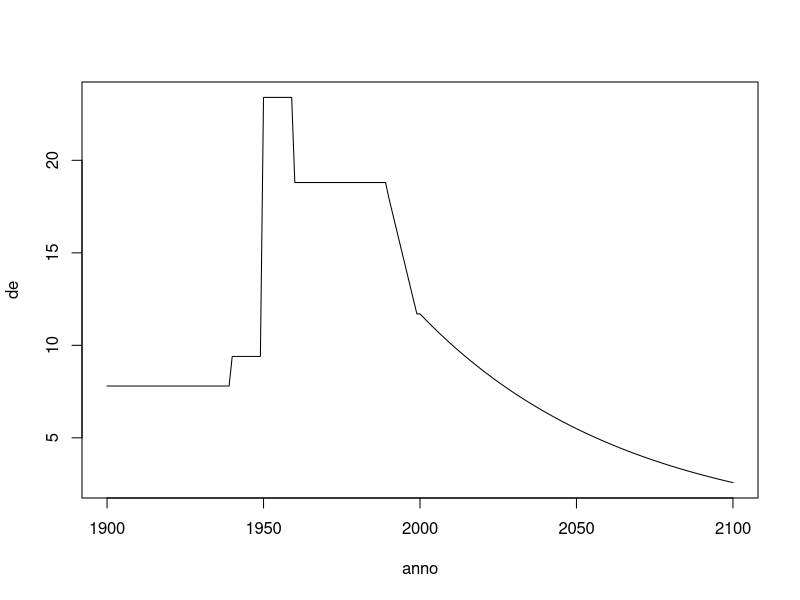
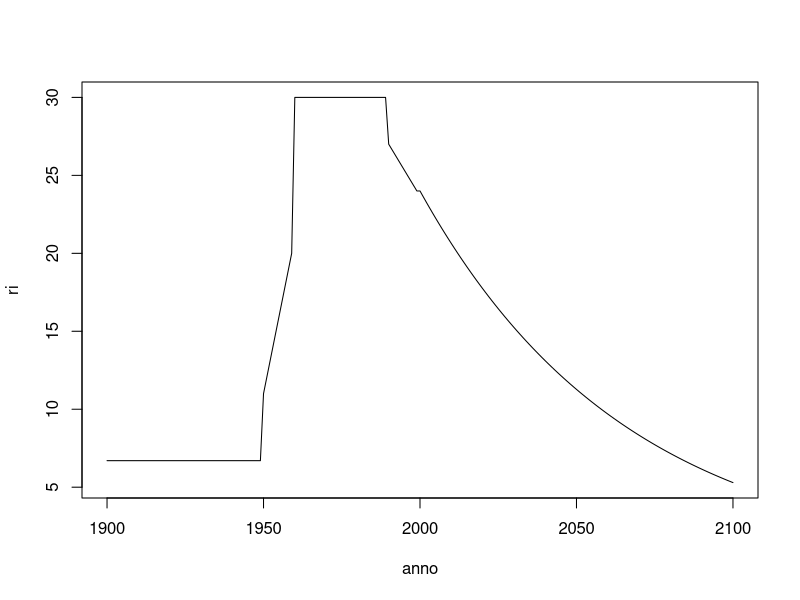
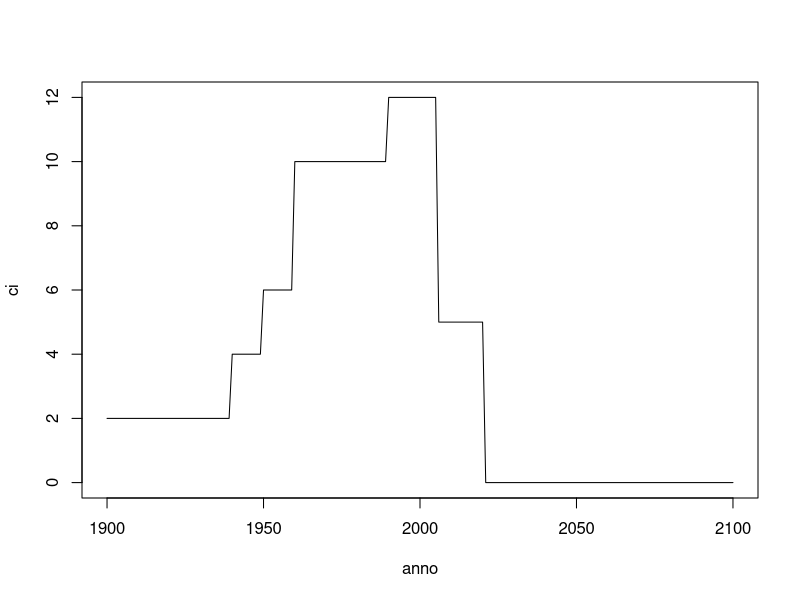
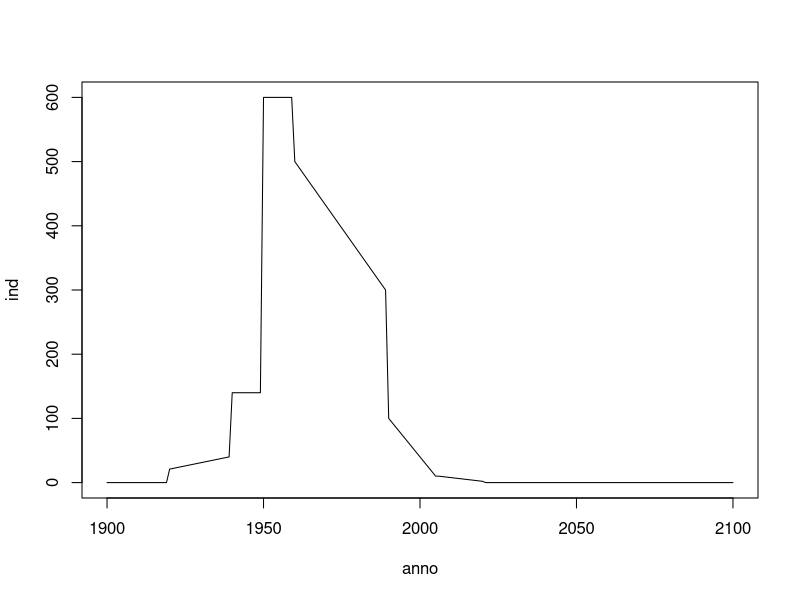

The R source for these figures, in order: (Note: this script raises an error after producing the figures.)
setwd('G:/Il mio Drive/MERCURIO/Venezia')
#dep<-read.table('atmo_input.txt', header=T)
#riv<-read.table('riv_input.txt', header=T)
#cit<-read.table('city_input.txt', header=T)
#indus<-read.table('margh_input.txt', header=T)

anno<-seq(1900,2100)

##  FUnzione che creas una serie di 100 elementi con decremento del 1.5% 
n=rep(NA,101)   # preallocate
n[1]=11.7
for(i in 2:101){
  n[i] = n[i-1]-((n[i-1]*1.5)/100)
 }
n

de<-c(rep(7.8,40), rep(9.4,10), rep(23.4, 10), rep(18.8, 30), seq(18,11.7, length.out = 10),n) 
dep<-data.frame(anno[1:201],de)    

##  FUnzione che creas una serie di 100 elementi con decremento del 1.5% (dal 1999 al 2100)
m=rep(NA,101)   # preallocate
m[1]=24
for(i in 2:101){
  m[i] = m[i-1]-((m[i-1]*1.5)/100)
}
m       

ri<-c(rep(6.7,40), rep(6.7,10), seq(11,20, 1), rep(30, 30), seq(27,24, length.out = 10), m)
riv<-data.frame(anno[1:201],ri)

f_box2<-0.458421978				
f_box5<-0.062621404			
f_box6<-0.220793636
f_box8<-0.170567015
f_box9<-0.087595967

riv$BOX2 = riv$ri*f_box2 #0.26
riv$BOX5 = riv$ri*f_box5 #0.15
riv$BOX6 = riv$ri*f_box6 #0.34
riv$BOX8 = riv$ri*f_box8 #0.14
riv$BOX9 = riv$ri*f_box9 #0.11

ci<-c(rep(2,40),rep(4,10), rep(6,10),rep(10,30), rep(12,16),rep(5,15), rep(0,80)) 
cit<-data.frame(anno[1:201],ci)
str(cit)


ind<-c(rep(0,20), seq(21,40,1), rep(140, 10),rep(600, 10), seq(500,300,length.out = 30),
         seq(100,10,length.out =  16),seq(10,2,length.out =  15), rep(0,80))
indus<-data.frame(anno[1:201],ind)


 tt<- de+ri+ci+ind
 t_cum<-cumsum(tt)/1000

 tott<-data.frame(anno,de,ri,ci,ind, tt, t_cum)
 t_cum[106]
 plot(anno,de, type='l') 
 plot(anno,ri, type='l') 
 plot(anno,ci, type='l') 
 plot(anno,ind, type='l') 
 
 
#::::::::::::: ripartizione input fra i box :::::::::::::::::::::::::::::::::::::

area <-4.119E+08
aree<-c(4.350E+07,3.530E+07,3.130E+07,	8.900E+06,	2.220E+07,
        5.430E+07,1.146E+08,3.170E+07,	2.950E+07,	4.060E+07)

dep$BOX1 <-dep$de*(aree[1]/area)
dep$BOX2 <-dep$de*(aree[2]/area)
dep$BOX3 <-dep$de*(aree[3]/area)
dep$BOX4 <-dep$de*(aree[4]/area)
dep$BOX5 <-dep$de*(aree[5]/area)
dep$BOX6 <-dep$de*(aree[6]/area)
dep$BOX7 <-dep$de*(aree[7]/area)
dep$BOX8 <-dep$de*(aree[8]/area)
dep$BOX9 <-dep$de*(aree[9]/area)
dep$BOX10 <-dep$de*(aree[10]/area)

#aaaaa<-(dep$BOX1+dep$BOX2+dep$BOX3+dep$BOX4+dep$BOX5+dep$BOX6+dep$BOX7+dep$BOX8+dep$BOX9+dep$BOX10)


cit$BOX3<-cit$ci*0.33
cit$BOX5<-cit$ci*0.33
cit$BOX6<-cit$ci*0.33


## mancano anno 1901; 1905(?)

mul_atm<-c(1.050000716,1.00454523,1.195454451,1.404547776,0.963636566,0.99545477,
           0.700000477,0.836363752,1.077272098,1.018182512,0.790908267,0.949999284)

riv_mult<-c(1.021276596,0.805920444,0.782608696, 1.184458834,0.919148936,1.013506013,0.866975023,
            0.853654024,0.820351526,0.935800185,1.598519889,1.197779833)

cit_mult<-rep(1,12)

if6<-indus %>%
  rowwise() %>%                       # for each row
  mutate(x = list(ind * cit_mult)) %>%    # multiply value in BOX1 with mul and save results as a list
  unnest()                            # unnest data
yy<-as.numeric(as.character(unlist(if6[1])))
b6i<-as.numeric(as.character(unlist(if6[3])))
tot_ind = b6i


cf3<-cit %>%
  rowwise() %>%                       # for each row
  mutate(x = list(BOX3 * cit_mult)) %>%    # multiply value in BOX1 with mul and save results as a list
  unnest()                            # unnest data
yy<-as.numeric(as.character(unlist(cf3[1])))
b3c<-as.numeric(as.character(unlist(cf3[5])))

cf5<-cit %>%
  rowwise() %>%                       # for each row
  mutate(x = list(BOX5 * cit_mult)) %>%    # multiply value in BOX1 with mul and save results as a list
  unnest()                            # unnest data
yy<-as.numeric(as.character(unlist(cf5[1])))
b5c<-as.numeric(as.character(unlist(cf5[5])))

cf6<-cit %>%
  rowwise() %>%                       # for each row
  mutate(x = list(BOX6 * cit_mult)) %>%    # multiply value in BOX1 with mul and save results as a list
  unnest()                            # unnest data
yy<-as.numeric(as.character(unlist(cf6[1])))
b6c<-as.numeric(as.character(unlist(cf6[5])))


dum<-cit %>%
  rowwise() %>%                       # for each row
  mutate(x = list(ci * cit_mult)) %>%    # multiply value in BOX1 with mul and save results as a list
  unnest()                            # unnest data
tot_city<-as.numeric(as.character(unlist(dum[5])))


library(tidyverse)

df1<-dep %>%
  rowwise() %>%                       # for each row
  mutate(x = list(BOX1 * mul_atm)) %>%    # multiply value in BOX1 with mul and save results as a list
  unnest()                            # unnest data
yy<-as.numeric(as.character(unlist(df1[1])))
b1<-as.numeric(as.character(unlist(df1[13])))

df2<-dep %>%
  rowwise() %>%                       # for each row
  mutate(x = list(BOX2* mul_atm)) %>%    # multiply value in BOX1 with mul and save results as a list
  unnest()                            # unnest data
b2<-as.numeric(as.character(unlist(df2[13])))

df3<-dep %>%
  rowwise() %>%                       # for each row
  mutate(x = list(BOX3* mul_atm)) %>%    # multiply value in BOX1 with mul and save results as a list
  unnest()                            # unnest data
b3<-as.numeric(as.character(unlist(df3[13])))

df4<-dep %>%
  rowwise() %>%                       # for each row
  mutate(x = list(BOX4* mul_atm)) %>%    # multiply value in BOX1 with mul and save results as a list
  unnest()                            # unnest data
b4<-as.numeric(as.character(unlist(df4[13])))

df5<-dep %>%
  rowwise() %>%                       # for each row
  mutate(x = list(BOX5* mul_atm)) %>%    # multiply value in BOX1 with mul and save results as a list
  unnest()                            # unnest data
b5<-as.numeric(as.character(unlist(df5[13])))

df6<-dep %>%
  rowwise() %>%                       # for each row
  mutate(x = list(BOX6* mul_atm)) %>%    # multiply value in BOX1 with mul and save results as a list
  unnest()                            # unnest data
b6<-as.numeric(as.character(unlist(df6[13])))

df7<-dep %>%
  rowwise() %>%                       # for each row
  mutate(x = list(BOX7* mul_atm)) %>%    # multiply value in BOX1 with mul and save results as a list
  unnest()                            # unnest data
b7<-as.numeric(as.character(unlist(df7[13])))

df8<-dep %>%
  rowwise() %>%                       # for each row
  mutate(x = list(BOX8* mul_atm)) %>%    # multiply value in BOX1 with mul and save results as a list
  unnest()                            # unnest data
b8<-as.numeric(as.character(unlist(df8[13])))

df9<-dep %>%
  rowwise() %>%                       # for each row
  mutate(x = list(BOX9* mul_atm)) %>%    # multiply value in BOX1 with mul and save results as a list
  unnest()                            # unnest data
b9<-as.numeric(as.character(unlist(df9[13])))

df10<-dep %>%
  rowwise() %>%                       # for each row
  mutate(x = list(BOX10* mul_atm)) %>%    # multiply value in BOX1 with mul and save results as a list
  unnest()                            # unnest data
b10<-as.numeric(as.character(unlist(df10[13])))


dffff<-dep %>%
  rowwise() %>%                       # for each row
  mutate(x = list(de* mul_atm)) %>%    # multiply value in BOX1 with mul and save results as a list
  unnest()                            # unnest data
  tot_depo<-as.numeric(as.character(unlist(dffff[13])))

##::::::::::::::::::::::::::::  RIVERS :::::::::::::::::::::::::::::::::::::::::::::::::::::::

rf2<-riv %>%
  rowwise() %>%                       # for each row
  mutate(x = list(BOX2 * riv_mult)) %>%    # multiply value in BOX1 with mul and save results as a list
  unnest()                            # unnest data
yy<-as.numeric(as.character(unlist(rf2[1])))
b2r<-as.numeric(as.character(unlist(rf2[8])))

rf5<-riv %>%
  rowwise() %>%                       # for each row
  mutate(x = list(BOX5 * riv_mult)) %>%    # multiply value in BOX1 with mul and save results as a list
  unnest()                            # unnest data
b5r<-as.numeric(as.character(unlist(rf5[8])))

rf6<-riv %>%
  rowwise() %>%                       # for each row
  mutate(x = list(BOX6 * riv_mult)) %>%    # multiply value in BOX1 with mul and save results as a list
  unnest()                            # unnest data
b6r<-as.numeric(as.character(unlist(rf6[8])))

rf8<-riv %>%
  rowwise() %>%                       # for each row
  mutate(x = list(BOX8 * riv_mult)) %>%    # multiply value in BOX1 with mul and save results as a list
  unnest()                            # unnest data
b8r<-as.numeric(as.character(unlist(rf8[8])))

rf9<-riv %>%
  rowwise() %>%                       # for each row
  mutate(x = list(BOX9 * riv_mult)) %>%    # multiply value in BOX1 with mul and save results as a list
  unnest()                            # unnest data
b9r<-as.numeric(as.character(unlist(rf9[8])))

rvvvf<-riv %>%
  rowwise() %>%                       # for each row
  mutate(x = list(ri * riv_mult)) %>%    # multiply value in BOX1 with mul and save results as a list
  unnest()                            # unnest data
tot_riv<-as.numeric(as.character(unlist(rvvvf[8])))


##:::::::::::::::::::::::::::: New Data Frame :::::::::::::::::::::::::::::::::::::::::::::::::::::::

monthly_dep<-data.frame(yy,b1, b2, b3, b4, b5, b6, b7, b8, b9, b10)
monthly_riv<-data.frame(yy,b2r, b5r, b6r, b8r, b9r)
monthly_cit<-data.frame(yy,b3c,b5c,b6c)
monthy_ind<-data.frame(yy,b6i)

write.table(monthly_dep,file='monthly_dep.txt')
write.table(monthly_riv,file='monthly_riv.txt')
write.table(monthly_cit,file='monthly_city.txt')


in1 <-(monthly_dep$b1)/365   # kg / y to kg/d
in2 <-(monthly_dep$b2 + monthly_riv$b2r)/365
in3 <-(monthly_dep$b3 + monthly_cit$b3c)/365
in4 <-(monthly_dep$b4)/365
in5 <-(monthly_dep$b5 + monthly_riv$b5r + monthly_cit$b5c)/365
in6 <-(monthly_dep$b6 + monthly_riv$b6r + monthly_cit$b6c+monthy_ind$b6i)/365
in7 <-(monthly_dep$b7)/365
in8 <-(monthly_dep$b8 + monthly_riv$b8r)/365
in9 <-(monthly_dep$b9 + monthly_riv$b9r)/365
in10<-(monthly_dep$b10)/365

ladata<-seq(as.Date('1900-01-01'),by='months',length=2412)
ladataOK<-format(ladata, "%m-%d-%Y")

all_input<-data.frame(ladataOK,in1,in2,in3,in4,in5,in6,in7,in8,in9,in10)

monthly_riv_mehg<-data.frame(ladataOK,monthly_riv[2:6]*5/(365*100))



TOT<-tot_city+tot_depo+tot_ind+tot_riv
  
plot(ladata,TOT, type='l', ylim=c(0,700))
par(new=T)
plot(ladata,tot_city, type='l',col='orange', ylim=c(0,700))
par(new=T)
plot(ladata,tot_depo, type='l',col='cyan3', ylim=c(0,700))
par(new=T)
plot(ladata,tot_ind, type='l',col='grey40', ylim=c(0,700))
par(new=T)
plot(ladata,tot_riv, type='l',col='royalblue', ylim=c(0,700))


write.table(all_input,file='all_input_hgII.txt')
write.table(monthly_riv_mehg,file='monthly_riv_mehg.txt')

getwd()


tot_in<-data.frame(ladataOK,cumsum(TOT/12))
names(tot_in)<-c('data','tot')
xx<-tot_in[1261,]
xx$tot/1000

write.table(ladataOK,file='ladataOK.txt')



tail(ladata)
str(monthly_riv)






### ----- oppure ---------------------------------------
#f = function(x,y) x*y
#f = Vectorize(f)

#df %>%
#  mutate(x = list(f(BOX1, mul_atm))) %>%    
#  unnest()
